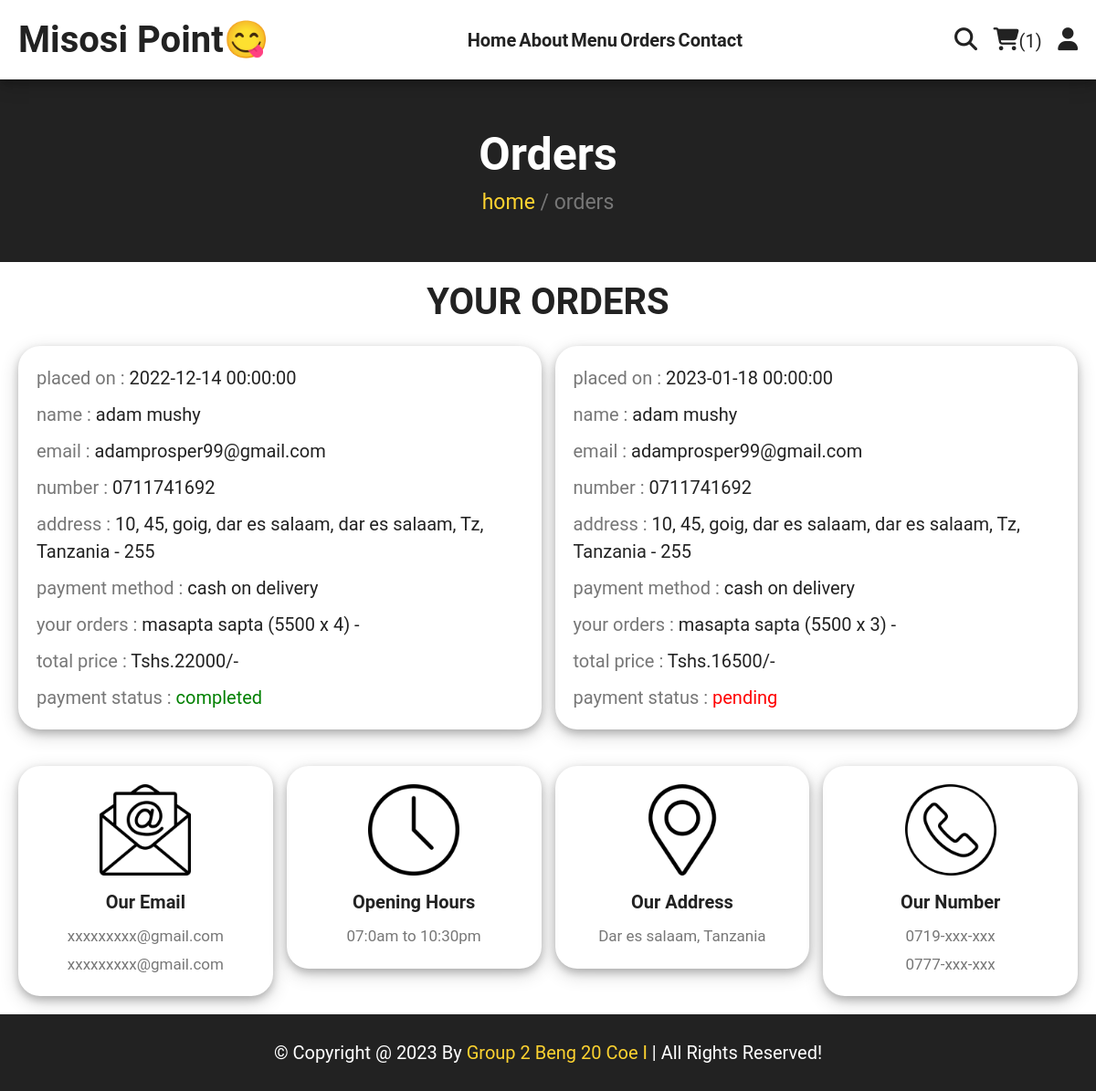
Screenshot of /orders.php (signed in) with the database file from the repository.
### tables this page shows
CREATE TABLE IF NOT EXISTS `orders` (
  `id` int NOT NULL AUTO_INCREMENT,
  `user_id` int NOT NULL,
  `name` varchar(20) NOT NULL,
  `number` varchar(10) NOT NULL,
  `email` varchar(50) NOT NULL,
  `method` varchar(50) NOT NULL,
  `address` varchar(500) NOT NULL,
  `total_products` varchar(1000) NOT NULL,
  `total_price` int NOT NULL,
  `placed_on` datetime NOT NULL DEFAULT CURRENT_TIMESTAMP,
  `payment_status` varchar(20) NOT NULL DEFAULT 'pending',
  PRIMARY KEY (`id`)
);

### orders.php (the view, shortened to what this page needs)
<?php
include 'components/connect.php';
if(isset($_SESSION['user_id'])){
   $user_id = $_SESSION['user_id'];
}else{
   $user_id = '';
   header('location:home.php');
};
?>
<!DOCTYPE html>
<html lang="en">
<head>
   <link rel="stylesheet" href="https://cdnjs.cloudflare.com/ajax/libs/font-awesome/6.1.1/css/all.min.css">
   <link rel="stylesheet" href="css/style.css">
</head>
<body>
<?php include 'components/user_header.php'; ?>
<div class="heading">
   <h3>orders</h3>
   <p><a href="html.php">home</a> <span> / orders</span></p>
</div>
<section class="orders">
   <h1 class="title">your orders</h1>
   <div class="box-container">
   <?php
      if($user_id == ''){
         echo '<p class="empty">please login to see your orders</p>';
      }else{
         $select_orders = $conn->prepare("SELECT * FROM `orders` WHERE user_id = ?");
         $select_orders->execute([$user_id]);
         if($select_orders->rowCount() > 0){
            while($fetch_orders = $select_orders->fetch(PDO::FETCH_ASSOC)){
   ?>
   <div class="box" style="border: none; box-shadow: 0 4px 8px 0 rgba(0, 0, 0, 0.2), 0 6px 20px 0 rgba(0, 0, 0, 0.19) ; border-radius: 24px;">
      <p>placed on : <span><?= $fetch_orders['placed_on']; ?></span></p>
      <p>name : <span><?= $fetch_orders['name']; ?></span></p>
      <p>email : <span><?= $fetch_orders['email']; ?></span></p>
      <p>number : <span><?= $fetch_orders['number']; ?></span></p>
      <p>address : <span><?= $fetch_orders['address']; ?></span></p>
      <p>payment method : <span><?= $fetch_orders['method']; ?></span></p>
      <p>your orders : <span><?= $fetch_orders['total_products']; ?></span></p>
      <p>total price : <span>Tshs.<?= $fetch_orders['total_price']; ?>/-</span></p>
      <p> payment status : <span style="color:<?php if($fetch_orders['payment_status'] == 'pending'){ echo 'red'; }else{ echo 'green'; }; ?>"><?= $fetch_orders['payment_status']; ?></span> </p>
   </div>
   <?php
      }
      }else{
         echo '<p class="empty">no orders placed yet!</p>';
      }
      }
   ?>
   </div>
</section>
<?php include 'components/footer.php'; ?>
</body>
</html>

### components/user_header.php (shortened to what this page needs)
<header class="header" style="box-shadow: 0 4px 8px 0 rgba(0, 0, 0, 0.2), 0 6px 20px 0 rgba(0, 0, 0, 0.19) ;">
   <section class="flex" style="">
      <a href="home.php" class="logo" style="font-style:bold;"><b>Misosi Point😋</b></a>
      <nav class="navbar" style="font-weight: bold; font-size:larger; justify-content:space-between; ">
         <a href="home.php">Home</a>
         <a href="about.php">About</a>
         <a href="menu.php">Menu</a>
         <a href="orders.php">Orders</a>
         <a href="contact.php">Contact</a>
      </nav>
      <div class="icons">
         <?php
            $count_cart_items = $conn->prepare("SELECT * FROM `cart` WHERE user_id = ?");
            $count_cart_items->execute([$user_id]);
            $total_cart_items = $count_cart_items->rowCount();
         ?>
         <a href="search.php"><i class="fas fa-search"></i></a>
         <a href="cart.php"><i class="fas fa-shopping-cart"></i><span>(<?= $total_cart_items; ?>)</span></a>
         <div id="user-btn" class="fas fa-user"></div>
      </div>
   </section>
</header>

### components/footer.php (shortened to what this page needs)
<footer class="footer">
   <section class="grid">
      <div class="box"style="border-radius: 24px;box-shadow: 0 4px 8px 0 rgba(0, 0, 0, 0.2), 0 6px 20px 0 rgba(0, 0, 0, 0.19) ; border:none;">
         <img src="images/email-icon.png" alt="">
         <h3>our email</h3>
         <a href="mailto:shaikhanas@gmail.com">xxxxxxxxx@gmail.com</a>
         <a href="mailto:anasbhai@gmail.com">xxxxxxxxx@gmail.com</a>
      </div>
      <div class="box"style="border-radius: 24px;box-shadow: 0 4px 8px 0 rgba(0, 0, 0, 0.2), 0 6px 20px 0 rgba(0, 0, 0, 0.19) ; border:none;">
         <img src="images/clock-icon.png" alt="">
         <h3>opening hours</h3>
         <p>07:0am to 10:30pm</p>
      </div>
      <div class="box"style="border-radius: 24px;box-shadow: 0 4px 8px 0 rgba(0, 0, 0, 0.2), 0 6px 20px 0 rgba(0, 0, 0, 0.19) ; border:none;">
         <img src="images/map-icon.png" alt="">
         <h3>our address</h3>
         <a href="#">Dar es salaam, Tanzania</a>
      </div>
      <div class="box" style="border-radius: 24px;box-shadow: 0 4px 8px 0 rgba(0, 0, 0, 0.2), 0 6px 20px 0 rgba(0, 0, 0, 0.19) ; border:none;">
         <img src="images/phone-icon.png" alt="">
         <h3>our number</h3>
         <a href="tel:1234567890">0719-xxx-xxx</a>
         <a href="tel:1112223333">0777-xxx-xxx</a>
      </div>
   </section>
   <div class="credit">&copy; copyright @ <?= date('Y'); ?> by <span>Group 2 beng 20 coe I</span> | all rights reserved!</div>
</footer>

### css/style.css (style rules this page uses)
:root { --yellow: #fed330; --red: #e74c3c; --white: #fff; --black: #222; ---orange: rgb(230, 128, 13); --light-color: #777; --border: .1rem solid var(--black); }
* { font-family: 'Roboto', sans-serif; margin: 0; padding: 0; box-sizing: border-box; outline: none; border: none; text-decoration: none; }
html { font-size: 62.5%; overflow-x: hidden; scroll-behavior: smooth; stop-opacity: 7rem; }
section { margin: 0 auto; max-width: 1200px; padding: 2rem; }
.title { text-align: center; margin-bottom: 2.5rem; font-size: 4rem; color: var(--black); text-transform: uppercase; text-decoration: none; text-underline-offset: 1rem; }
.heading { display: flex; align-items: center; justify-content: center; gap: 1rem; flex-flow: column; background-color: var(--black); min-height: 20rem; }
.heading h3 { font-size: 5rem; color: var(--white); text-transform: capitalize; }
.heading p { font-size: 2.3rem; color: var(--light-color); }
.heading p a { color: var(--yellow); }
.header { position: sticky; top: 0; left: 0; right: 0; z-index: 1000; background-color: var(--white); border-bottom: none; box-shadow: 0 4px 8px 0 rgba(0, 0, 0, 0.2), 0 6px 20px 0 rgba(0, 0, 0, 0.19); }
.header .flex { display: flex; align-items: center; justify-content: space-between; position: relative; }
.header .flex .logo { font-size: 4rem; color: var(--black); }
.header .flex .navbar a { font-size: 2rem; font-weight: bold; color: var(--black); text-shadow: #777; }
.header .flex .icons>* { margin-left: 1.5rem; font-size: 2.5rem; color: var(--black); cursor: pointer; }
.header .flex .icons span { font-size: 2rem; }
.orders .box-container { display: flex; flex-wrap: wrap; gap: 1.5rem; align-items: flex-start; }
.orders .box-container .box { padding: 1rem 2rem; border: var(--border); flex: 1 1 40rem; }
.orders .box-container .box p { line-height: 1.5; margin: 1rem 0; font-size: 2rem; color: var(--light-color); }
.orders .box-container .box p span { color: var(--black); }
.footer .grid { display: grid; grid-template-columns: repeat(auto-fit, minmax(27rem, 1fr)); gap: 1.5rem; align-items: flex-start; }
.footer .grid .box { border: var(--border); padding: 2rem; text-align: center; }
.footer .grid .box img { height: 10rem; width: 100%; object-fit: contain; margin-bottom: .5rem; }
.footer .grid .box h3 { margin: 1rem 0; font-size: 2rem; color: var(--black); text-transform: capitalize; }
.footer .grid .box p, .footer .grid .box a { display: block; font-size: 1.7rem; color: var(--light-color); line-height: 1.8; }
.credit { padding: 3rem 2rem; text-align: center; background-color: var(--black); color: var(--white); font-size: 2rem; text-transform: capitalize; }
.credit span { color: var(--yellow); }

### rows the page displays
orders: placed_on "2022-12-14 00:00:00", name "adam mushy", email "adamprosper99@gmail.com", number "0711741692", address "10, 45, goig, dar es salaam, dar es salaam, Tz, Tanzania - 255", method "cash on delivery", total_products "masapta sapta (5500 x 4) -", total_price "22000", payment_status "completed"
orders: placed_on "2023-01-18 00:00:00", name "adam mushy", email "adamprosper99@gmail.com", number "0711741692", address "10, 45, goig, dar es salaam, dar es salaam, Tz, Tanzania - 255", method "cash on delivery", total_products "masapta sapta (5500 x 3) -", total_price "16500", payment_status "pending"

### other values shown
$total_cart_items "1"
